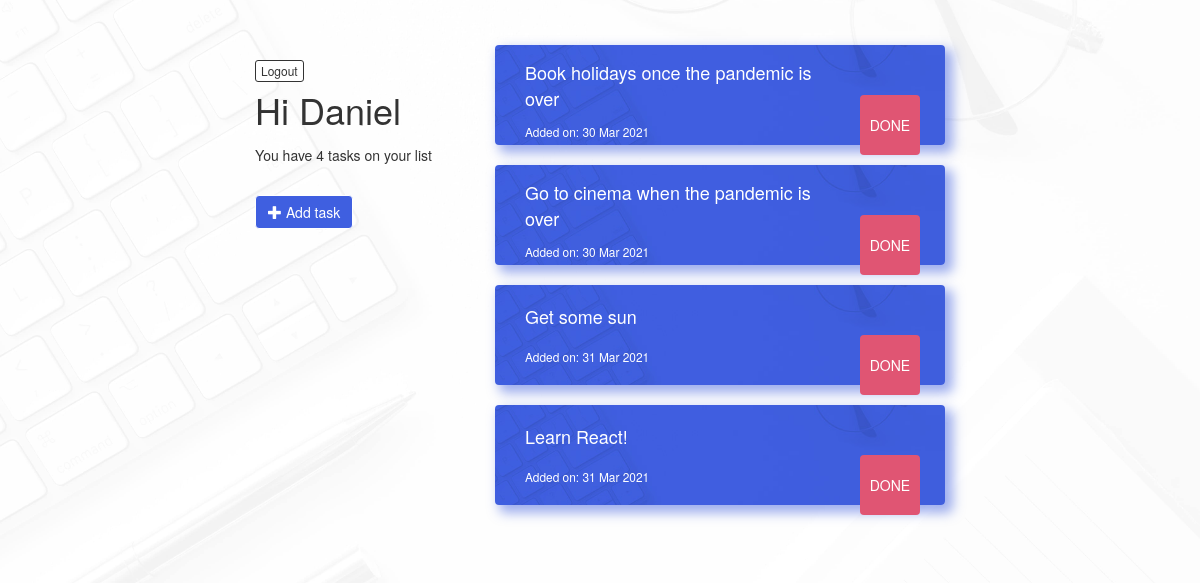
The page /dashboard (signed in) on the database its author committed.
### todo.py (models this page shows)
class User(UserMixin, db.Model):
    id = db.Column(db.Integer, primary_key=True)
    username = db.Column(db.String(15), unique=True)
    email = db.Column(db.String(120), unique=True)
    password = db.Column(db.String(80))
    tasks = db.relationship('Task', backref='author', lazy=True)

class Task(db.Model):
    id = db.Column(db.Integer, primary_key=True)
    task = db.Column(db.String(80), nullable=False)
    date_added = db.Column(db.DateTime, nullable=False, default=datetime.utcnow)
    user_id = db.Column(db.Integer, db.ForeignKey('user.id'), nullable=False)

### todo.py (the view)
@app.route('/dashboard')
@login_required
def dashboard():
    tasks = Task.query.filter_by(user_id=current_user.id).all()
    return render_template('dashboard.html', name=current_user.username, tasks=tasks)

### todo.py (called while the page is built)
@login_manager.user_loader
def load_user(user_id):
    return User.query.get(int(user_id))

### templates/dashboard.html (shortened to what this page needs)
{% extends "bootstrap/base.html" %}
{% block styles %}
    {{super()}}
    <link rel="stylesheet" href="{{url_for('.static', filename='style.css')}}">
{% endblock styles %}
{% block content %}
    <div class="container-fluid dashboard">
        <div class="row">
            <div class="col-sm-12 col-lg-4 page-header">
                <h1>Hi {{ current_user.username | capitalize }}</h1>
                {% if tasks|length < 1 %}
                    <p>You have no tasks at the moment</p>
                {% elif tasks|length == 1 %}
                    <p>You have {{tasks|length}} task on your list</p>
                {% elif tasks|length > 1 %}
                    <p>You have {{tasks|length}} tasks on your list</p>
                {% endif %}
                {% if current_user.is_authenticated %}
                    <a class="btn btn-default btn-xs logout" href="{{ url_for('logout') }}">Logout</a>
                {% endif %}
                <br>
                <a class="btn btn-primary" href="{{ url_for('new_task') }}" role="button"><span class="glyphicon glyphicon glyphicon-plus" aria-hidden="true"></span> Add task</a>
            </div>
            {% if tasks %}
            <div class="col-sm-12 col-lg-8">
                {% for task in tasks %}
                <div class="panel panel-default">
                    <div class="panel-body">
                        <div class="task-details">
                            <p>{{ task.task }}</p>
                            <p><small>Added on: {{ task.date_added.strftime('%d %b %Y')}}</small></p>
                        </div>
                        <div class="btn-done">
                            <form action="{{ url_for('delete', task_id=task.id) }}" method="POST">
                                <input class="btn btn-danger" type="submit" value="DONE">
                            </form>
                        </div>
                    </div>
                </div>
                {% endfor %}
            </div>
            {% endif %}
        </div>
    </div>
{% endblock content %}

### static/style.css (style rules this page uses)
:root { --white: #ffffff; --blue: #3f5fe0; --black: #333333; --red: #e05573; }
body { background: url('../static/assets/bkg-image.jpg') no-repeat center center fixed; -webkit-background-size: cover; -moz-background-size: cover; -o-background-size: cover; background-size: cover; }
.bkg { background: url('../static/assets/bkg-image-white.jpg') no-repeat center center fixed; -webkit-background-size: cover; -moz-background-size: cover; -o-background-size: cover; background-size: cover; }
.btn-default { color: var(--black); background-color: var(--white); border-color: var(--black); }
.btn-primary { color: var(--white); background-color: var(--blue); border-color: var(--white); }
.btn-danger { color: var(--white); background-color: var(--red); border-color: var(--red); }
.dashboard { position: relative; }
.logout { position: absolute; top: 15px; right: 15px; }
.page-header { margin: 0; margin-bottom: 15px; padding: 45px 15px 30px 15px; color: var(--black); }
.page-header h1 { margin: 0; margin-bottom: 15px; overflow: hidden; }
.panel { position: relative; background: url('../static/assets/bkg-image-sm.jpg'); -webkit-background-size: cover; -moz-background-size: cover; -o-background-size: cover; background-size: cover; color: var(--white); border: var(--blue); height: 100px; -webkit-box-shadow: 6px 6px 12px 2px rgba(63,95,224,0.5); box-shadow: 6px 6px 12px 2px rgba(63,95,224,0.5); }
.panel-body { padding: 0 15px; height: 100%; }
.panel-body .row, .panel-body form { height: 100%; }
.task-details { padding: 15px; padding-right: 70px; height: 100%; display: flex; flex-direction: column; justify-content: space-around; }
.task-details p:first-child { font-size: 14px; }
.task-details p:last-child { margin: 0; }
.btn-done { position: absolute; height: 60px; width: 60px; top: 50px; right: 15px; margin: 0 auto; padding: 0; }
.btn-done .btn { width: 100%; height: 100%; padding: 0; border: none; }
@media only screen and (min-width: 768px) { .dashboard { width: 60%; padding: 45px 15px 30px 15px; } }
@media only screen and (min-width: 768px) { .page-header { border: none; } }
@media only screen and (min-width: 768px) { .logout { right: unset; left: 15px; } }
@media only screen and (min-width: 768px) { .task-details { padding-right: 100px; } }
@media only screen and (min-width: 768px) { .task-details p:first-child { font-size: 18px; } }
@media only screen and (min-width: 768px) { .btn-done { right: 25px; } }

### rows shown on the page
User: username "Daniel"
Task: task "Book holidays once the pandemic is over", date_added "30 Mar 2021"
Task: task "Go to cinema when the pandemic is over", date_added "30 Mar 2021"
Task: task "Get some sun", date_added "31 Mar 2021"
Task: task "Learn React!", date_added "31 Mar 2021"

### other values the page prints
{{ tasks|length }} "4"
